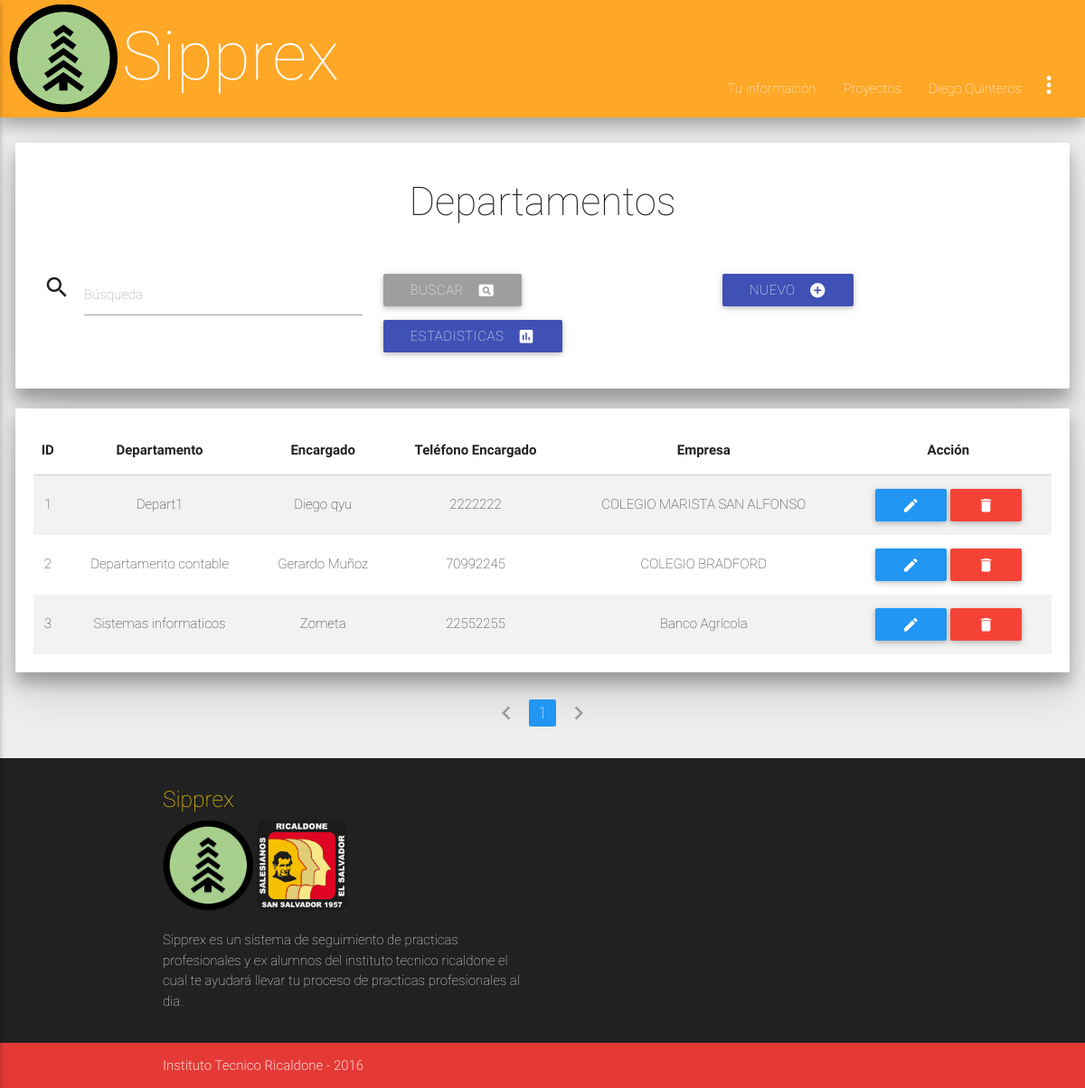
Screenshot of /admin/departamento_index.php (signed in) with the database file from the repository.
### tables this page shows
CREATE TABLE `departamentosempre` (
  `id_depar` int(7) NOT NULL,
  `departamento` varchar(25) NOT NULL,
  `encargado` varchar(30) DEFAULT NULL,
  `telefono_encargado` varchar(18) DEFAULT NULL,
  `empresa` int(11) DEFAULT NULL
);

CREATE TABLE `empresas` (
  `id_empresa` int(11) NOT NULL,
  `nombre_empresa` varchar(83) NOT NULL,
  `rubro` varchar(73) NOT NULL,
  `direccion` varchar(158) NOT NULL,
  `telefono` int(9) NOT NULL,
  `contacto` varchar(50) NOT NULL,
  `correo` varchar(49) NOT NULL,
  `codigo_empresa` varchar(30) DEFAULT NULL,
  `contraseña_empre` varchar(100) DEFAULT NULL
);

### bibliotecas/conexion.php (called while the page is built, shortened)
<?php
class Database
{
    private static $connection;
    private static function connect()
    {
        $server = 'localhost';
        $database = 'ssppea';
        $username = 'admin_sipprex';
        $password = 'sipprexricaldone';
        $options = array(PDO::MYSQL_ATTR_INIT_COMMAND => "set names utf8");
        self::$connection = null;
        try
        {
            self::$connection = new PDO("mysql:host=".$server."; dbname=".$database, $username, $password, $options);
            self::$connection->setAttribute(PDO::ATTR_ERRMODE, PDO::ERRMODE_EXCEPTION);
        }
        catch(PDOException $exception)
        {
            die($exception->getMessage());
        }
    }
    private static function desconnect()
    {
        self::$connection = null;
    }
    public static function getRow($query, $values)
    {
        $statement = self::$connection->prepare($query);
        $statement->execute($values);
        return $statement->fetch(PDO::FETCH_BOTH);
    }
    public static function getRows($query, $values)
    {
        $statement = self::$connection->prepare($query);
        $statement->execute($values);
        return $statement->fetchAll(PDO::FETCH_BOTH);
    }
}
?>

### admin/departamento_index.php (the view, shortened to what this page needs)
<?php
 require("../bibliotecas/conexion.php");
 ?>
<!DOCTYPE html>
<html lang="es">
	<head>
		<?php include '../inc/styles.php'; ?>
	</head>
	<body class='grey lighten-3'>
		<?php include('../inc/nav.php'); ?>
		<div class='card-panel paneles z-depth-3'>
			<div class="titulo">
				<h3>Departamentos</h3>
			</div>
			<br>
			<form method='post' autocomplete="off" class='row'>
				<div class='input-field col s6 m4'>
					<i class='material-icons prefix'>search</i>
					<input id='buscar' type='text' name='buscar' class='validate'/>
					<label for='buscar' class='active'>Búsqueda</label>
				</div>
				<div class='input-field col s6 m4'>
					<button type='submit' class='btn grey left'><i class='material-icons right'>pageview</i>Buscar</button>
				</div>
				<div class='input-field col s12 m4'>
					<a href='departamento_save.php' class='btn indigo'><i class='material-icons right'>add_circle</i>Nuevo</a>
				</div>
				<div class='input-field col s12 m4'>
					<a href='estadisticas.php#espedepar' class='btn indigo'><i class='material-icons right'>insert_chart</i>Estadisticas</a>
				</div>
			</form>
		</div>
		<?php
		$page = null;
        if($page == null) {
            $page = 1;
        }
        if($page == "" || $page == "1")
        {
            $page1 = 0;
        }
        else {
            $page1 = ($page*20)-20;
        }
		if(!empty($_POST))
		{
			$search = strip_tags(trim($_POST['buscar']));
			$sql = "SELECT * FROM departamentosempre, empresas WHERE departamentosempre.empresa = empresas.id_empresa AND departamento LIKE ? ORDER BY id_depar LIMIT $page1,20";
			$params = array("%$search%");
		}
		else
		{
			$sql = "SELECT * FROM departamentosempre, empresas WHERE departamentosempre.empresa = empresas.id_empresa ORDER BY id_depar LIMIT $page1,20";
			$params = null;
		}
		$data = Database::getRows($sql, $params);
		if($data != null)
		{
			$tabla = 	"<div class='card-panel paneles z-depth-3'>
							<table class='centered striped responsive-table'>
								<thead>
									<tr>
										<th>ID</th>
										<th>Departamento</th>
										<th>Encargado</th>
										<th>Teléfono Encargado</th>
										<th>Empresa</th>
										<th>Acción</th>
									</tr>
								</thead>
								<tbody>";
				foreach($data as $row)
				{
					$tabla .= 	"<tr>
									<td>".htmlspecialchars($row['id_depar'])."</td>
									<td>".htmlspecialchars($row['departamento'])."</td>
									<td>".htmlspecialchars($row['encargado'])."</td>
									<td>".htmlspecialchars($row['telefono_encargado'])."</td>
									<td>".htmlspecialchars($row['nombre_empresa'])."</td>
									<td>
										<a href='departamento_save.php?id=".base64_encode(htmlspecialchars($row['id_depar']))."' class='btn blue'><i class='material-icons'>edit</i></a>
										<a href='departamento_delete.php?id=".base64_encode(htmlspecialchars($row['id_depar']))."' class='btn red'><i class='material-icons'>delete</i></a>
									</td>
								</tr>";
				}
				$tabla .= "</tbody>
						</table>
					</div>";
			print($tabla);
		}
		else
		{
			print("<br><div class='card-panel paneles'><i class='material-icons left'>warning</i>No hay registros.</div>");
		}
	?>
	<ul class="pagination center-align">
	<?php
	$cons2 = ("SELECT COUNT(id_depar) FROM departamentosempre");
            $parametros = null;
            $filas = Database::getRow($cons2, $parametros);
            $filas = $filas[0]/20;
            $filas = ceil($filas);
                if($page == 1)
                {
                    $pagi = "<li class='disabled'><a><i class='material-icons'>chevron_left</i></a></li>";
                }
                else {
                    $page2 = $page - 1;
                    $pagi = "<li class='waves-efect'><a href='departamento_index.php?page=".base64_encode($page2)."'><i class='material-icons'>chevron_left</i></a></li>";
                }
                for($i = 1; $i<=$filas; $i++) {
                    if($page==$i)
                    {
                     $pagi .= "<li class='active blue'><a href='departamento_index.php?page=".base64_encode($i)."'>$i</a></li>";
                    }
                    else{
                        $pagi .= "<li class='waves-effect'><a href='departamento_index.php?page=".base64_encode($i)."'>$i</a></li>";
                    }
                }
                if($page == $filas)
                {
                    $pagi .= "<li class='disabled'><a><i class='material-icons'>chevron_right</i></a></li>";
                }
                else {
                    $page2 = $page + 1;
                    $pagi .= "<li class='waves-efect'><a href='departamento_index.php?page=".base64_encode($page2)."'><i class='material-icons'>chevron_right</i></a></li>";
                }
                print($pagi);
	?>
	</ul>
	</body>
	<?php require("../inc/footer.php"); ?>
</html>

### css/dropdown-width.css (style rules this page uses)
body { display: flex; min-height: 100vh; flex-direction: column; }

### css/css.css (style rules this page uses)
.paneles { margin-left: 1.4%; margin-right: 1.4%; }
.titulo { text-align: center; }

### rows the page displays
departamentosempre: id_depar "1", departamento "Depart1", encargado "Diego qyu", telefono_encargado "2222222", empresa.nombre_empresa "COLEGIO MARISTA SAN ALFONSO"
departamentosempre: id_depar "2", departamento "Departamento contable", encargado "Gerardo Muñoz", telefono_encargado "70992245", empresa.nombre_empresa "COLEGIO BRADFORD"
departamentosempre: id_depar "3", departamento "Sistemas informaticos", encargado "Zometa", telefono_encargado "22552255", empresa.nombre_empresa "Banco Agrícola"

### other values shown
$_SESSION[nombre_usuario] "Diego Quinteros"
